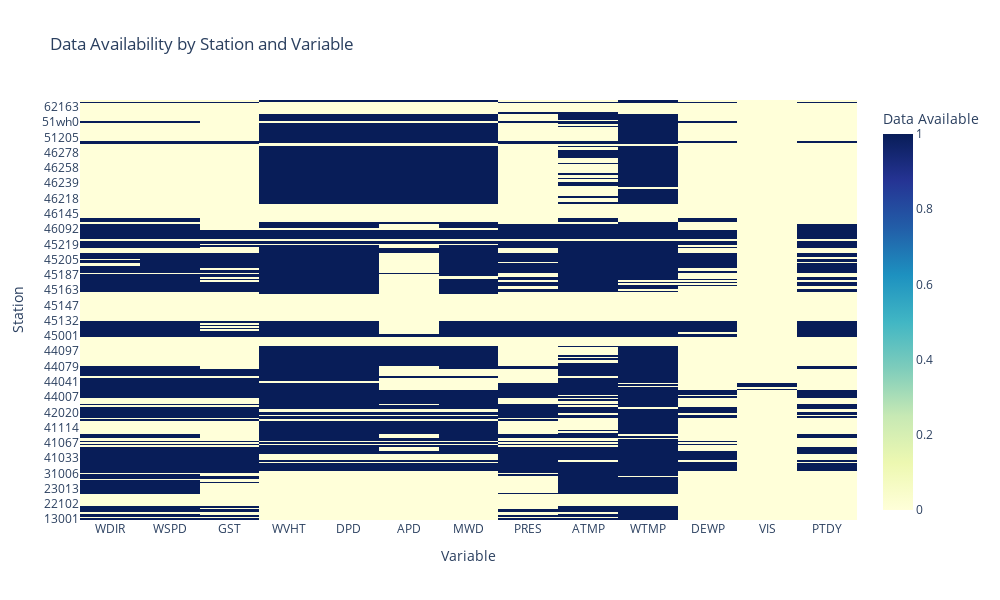

The cell this chart's notebook holds for it:
### Code cell
plot_availability_heatmap(loaded_availability_df)

### Figure 1 — Plotly figure (JSON) as saved in the notebook; plotly's stock layout.template omitted (floating-point values rounded to 4 significant figures; data arrays with more than 128 entries replaced by an {"elided": "..."} marker saying what was removed)
{"data": [{"colorbar": {"title": {"text": "Data Available"}}, "colorscale": [[0, "rgb(255,255,217)"], [0.125, "rgb(237,248,177)"], [0.25, "rgb(199,233,180)"], [0.375, "rgb(127,205,187)"], [0.5, "rgb(65,182,196)"], [0.625, "rgb(29,145,192)"], [0.75, "rgb(34,94,168)"], [0.875, "rgb(37,52,148)"], [1, "rgb(8,29,88)"]], "type": "heatmap", "x": ["WDIR", "WSPD", "GST", "WVHT", "DPD", "APD", "MWD", "PRES", "ATMP", "WTMP", "DEWP", "VIS", "PTDY"], "y": {"elided": "275 str values"}, "z": {"elided": "275x13 int values"}}], "layout": {"height": 600, "title": {"text": "Data Availability by Station and Variable"}, "width": 1000, "xaxis": {"title": {"text": "Variable"}}, "yaxis": {"title": {"text": "Station"}}}}
